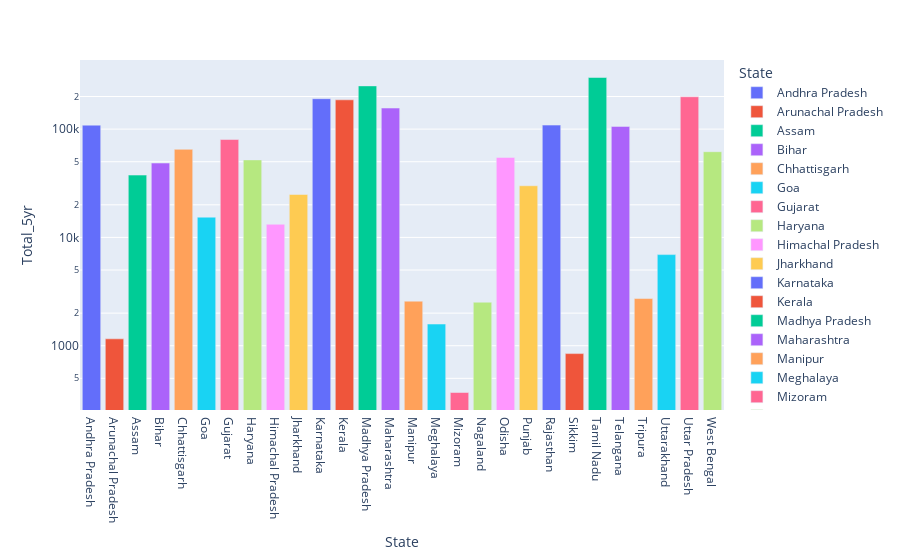

Notebook cell for this chart:
### Markdown cell above
## bar graph for all states analysis

### Code cell
df_states_plot = df_states.reset_index()
df_states_plot.rename(columns={'index': 'State'}, inplace=True)
px.bar(df_states_plot, x='State' , y='Total_5yr' , color='State',log_y=True)

### Figure 1 — Plotly figure (JSON) as saved in the notebook; plotly's stock layout.template omitted (floating-point values rounded to 4 significant figures)
{"data": [{"hovertemplate": "State=%{x}<br>Total_5yr=%{y}<extra></extra>", "legendgroup": "Andhra Pradesh", "marker": {"color": "#636efa", "pattern": {"shape": ""}}, "name": "Andhra Pradesh", "orientation": "v", "showlegend": true, "textposition": "auto", "type": "bar", "x": ["Andhra Pradesh"], "xaxis": "x", "y": [108781], "yaxis": "y"}, {"hovertemplate": "State=%{x}<br>Total_5yr=%{y}<extra></extra>", "legendgroup": "Arunachal Pradesh", "marker": {"color": "#EF553B", "pattern": {"shape": ""}}, "name": "Arunachal Pradesh", "orientation": "v", "showlegend": true, "textposition": "auto", "type": "bar", "x": ["Arunachal Pradesh"], "xaxis": "x", "y": [1158], "yaxis": "y"}, {"hovertemplate": "State=%{x}<br>Total_5yr=%{y}<extra></extra>", "legendgroup": "Assam", "marker": {"color": "#00cc96", "pattern": {"shape": ""}}, "name": "Assam", "orientation": "v", "showlegend": true, "textposition": "auto", "type": "bar", "x": ["Assam"], "xaxis": "x", "y": [37627], "yaxis": "y"}, {"hovertemplate": "State=%{x}<br>Total_5yr=%{y}<extra></extra>", "legendgroup": "Bihar", "marker": {"color": "#ab63fa", "pattern": {"shape": ""}}, "name": "Bihar", "orientation": "v", "showlegend": true, "textposition": "auto", "type": "bar", "x": ["Bihar"], "xaxis": "x", "y": [48600], "yaxis": "y"}, {"hovertemplate": "State=%{x}<br>Total_5yr=%{y}<extra></extra>", "legendgroup": "Chhattisgarh", "marker": {"color": "#FFA15A", "pattern": {"shape": ""}}, "name": "Chhattisgarh", "orientation": "v", "showlegend": true, "textposition": "auto", "type": "bar", "x": ["Chhattisgarh"], "xaxis": "x", "y": [65073], "yaxis": "y"}, {"hovertemplate": "State=%{x}<br>Total_5yr=%{y}<extra></extra>", "legendgroup": "Goa", "marker": {"color": "#19d3f3", "pattern": {"shape": ""}}, "name": "Goa", "orientation": "v", "showlegend": true, "textposition": "auto", "type": "bar", "x": ["Goa"], "xaxis": "x", "y": [15384], "yaxis": "y"}, {"hovertemplate": "State=%{x}<br>Total_5yr=%{y}<extra></extra>", "legendgroup": "Gujarat", "marker": {"color": "#FF6692", "pattern": {"shape": ""}}, "name": "Gujarat", "orientation": "v", "showlegend": true, "textposition": "auto", "type": "bar", "x": ["Gujarat"], "xaxis": "x", "y": [80150], "yaxis": "y"}, {"hovertemplate": "State=%{x}<br>Total_5yr=%{y}<extra></extra>", "legendgroup": "Haryana", "marker": {"color": "#B6E880", "pattern": {"shape": ""}}, "name": "Haryana", "orientation": "v", "showlegend": true, "textposition": "auto", "type": "bar", "x": ["Haryana"], "xaxis": "x", "y": [51975], "yaxis": "y"}, {"hovertemplate": "State=%{x}<br>Total_5yr=%{y}<extra></extra>", "legendgroup": "Himachal Pradesh", "marker": {"color": "#FF97FF", "pattern": {"shape": ""}}, "name": "Himachal Pradesh", "orientation": "v", "showlegend": true, "textposition": "auto", "type": "bar", "x": ["Himachal Pradesh"], "xaxis": "x", "y": [13223], "yaxis": "y"}, {"hovertemplate": "State=%{x}<br>Total_5yr=%{y}<extra></extra>", "legendgroup": "Jharkhand", "marker": {"color": "#FECB52", "pattern": {"shape": ""}}, "name": "Jharkhand", "orientation": "v", "showlegend": true, "textposition": "auto", "type": "bar", "x": ["Jharkhand"], "xaxis": "x", "y": [24919], "yaxis": "y"}, {"hovertemplate": "State=%{x}<br>Total_5yr=%{y}<extra></extra>", "legendgroup": "Karnataka", "marker": {"color": "#636efa", "pattern": {"shape": ""}}, "name": "Karnataka", "orientation": "v", "showlegend": true, "textposition": "auto", "type": "bar", "x": ["Karnataka"], "xaxis": "x", "y": [190952], "yaxis": "y"}, {"hovertemplate": "State=%{x}<br>Total_5yr=%{y}<extra></extra>", "legendgroup": "Kerala", "marker": {"color": "#EF553B", "pattern": {"shape": ""}}, "name": "Kerala", "orientation": "v", "showlegend": true, "textposition": "auto", "type": "bar", "x": ["Kerala"], "xaxis": "x", "y": [186375], "yaxis": "y"}, {"hovertemplate": "State=%{x}<br>Total_5yr=%{y}<extra></extra>", "legendgroup": "Madhya Pradesh", "marker": {"color": "#00cc96", "pattern": {"shape": ""}}, "name": "Madhya Pradesh", "orientation": "v", "showlegend": true, "textposition": "auto", "type": "bar", "x": ["Madhya Pradesh"], "xaxis": "x", "y": [250641], "yaxis": "y"}, {"hovertemplate": "State=%{x}<br>Total_5yr=%{y}<extra></extra>", "legendgroup": "Maharashtra", "marker": {"color": "#ab63fa", "pattern": {"shape": ""}}, "name": "Maharashtra", "orientation": "v", "showlegend": true, "textposition": "auto", "type": "bar", "x": ["Maharashtra"], "xaxis": "x", "y": [156473], "yaxis": "y"}, {"hovertemplate": "State=%{x}<br>Total_5yr=%{y}<extra></extra>", "legendgroup": "Manipur", "marker": {"color": "#FFA15A", "pattern": {"shape": ""}}, "name": "Manipur", "orientation": "v", "showlegend": true, "textposition": "auto", "type": "bar", "x": ["Manipur"], "xaxis": "x", "y": [2579], "yaxis": "y"}, {"hovertemplate": "State=%{x}<br>Total_5yr=%{y}<extra></extra>", "legendgroup": "Meghalaya", "marker": {"color": "#19d3f3", "pattern": {"shape": ""}}, "name": "Meghalaya", "orientation": "v", "showlegend": true, "textposition": "auto", "type": "bar", "x": ["Meghalaya"], "xaxis": "x", "y": [1586], "yaxis": "y"}, {"hovertemplate": "State=%{x}<br>Total_5yr=%{y}<extra></extra>", "legendgroup": "Mizoram", "marker": {"color": "#FF6692", "pattern": {"shape": ""}}, "name": "Mizoram", "orientation": "v", "showlegend": true, "textposition": "auto", "type": "bar", "x": ["Mizoram"], "xaxis": "x", "y": [370], "yaxis": "y"}, {"hovertemplate": "State=%{x}<br>Total_5yr=%{y}<extra></extra>", "legendgroup": "Nagaland", "marker": {"color": "#B6E880", "pattern": {"shape": ""}}, "name": "Nagaland", "orientation": "v", "showlegend": true, "textposition": "auto", "type": "bar", "x": ["Nagaland"], "xaxis": "x", "y": [2523], "yaxis": "y"}, {"hovertemplate": "State=%{x}<br>Total_5yr=%{y}<extra></extra>", "legendgroup": "Odisha", "marker": {"color": "#FF97FF", "pattern": {"shape": ""}}, "name": "Odisha", "orientation": "v", "showlegend": true, "textposition": "auto", "type": "bar", "x": ["Odisha"], "xaxis": "x", "y": [54789], "yaxis": "y"}, {"hovertemplate": "State=%{x}<br>Total_5yr=%{y}<extra></extra>", "legendgroup": "Punjab", "marker": {"color": "#FECB52", "pattern": {"shape": ""}}, "name": "Punjab", "orientation": "v", "showlegend": true, "textposition": "auto", "type": "bar", "x": ["Punjab"], "xaxis": "x", "y": [29988], "yaxis": "y"}, {"hovertemplate": "State=%{x}<br>Total_5yr=%{y}<extra></extra>", "legendgroup": "Rajasthan", "marker": {"color": "#636efa", "pattern": {"shape": ""}}, "name": "Rajasthan", "orientation": "v", "showlegend": true, "textposition": "auto", "type": "bar", "x": ["Rajasthan"], "xaxis": "x", "y": [108902], "yaxis": "y"}, {"hovertemplate": "State=%{x}<br>Total_5yr=%{y}<extra></extra>", "legendgroup": "Sikkim", "marker": {"color": "#EF553B", "pattern": {"shape": ""}}, "name": "Sikkim", "orientation": "v", "showlegend": true, "textposition": "auto", "type": "bar", "x": ["Sikkim"], "xaxis": "x", "y": [846], "yaxis": "y"}, {"hovertemplate": "State=%{x}<br>Total_5yr=%{y}<extra></extra>", "legendgroup": "Tamil Nadu", "marker": {"color": "#00cc96", "pattern": {"shape": ""}}, "name": "Tamil Nadu", "orientation": "v", "showlegend": true, "textposition": "auto", "type": "bar", "x": ["Tamil Nadu"], "xaxis": "x", "y": [299595], "yaxis": "y"}, {"hovertemplate": "State=%{x}<br>Total_5yr=%{y}<extra></extra>", "legendgroup": "Telangana", "marker": {"color": "#ab63fa", "pattern": {"shape": ""}}, "name": "Telangana", "orientation": "v", "showlegend": true, "textposition": "auto", "type": "bar", "x": ["Telangana"], "xaxis": "x", "y": [105906], "yaxis": "y"}, {"hovertemplate": "State=%{x}<br>Total_5yr=%{y}<extra></extra>", "legendgroup": "Tripura", "marker": {"color": "#FFA15A", "pattern": {"shape": ""}}, "name": "Tripura", "orientation": "v", "showlegend": true, "textposition": "auto", "type": "bar", "x": ["Tripura"], "xaxis": "x", "y": [2727], "yaxis": "y"}, {"hovertemplate": "State=%{x}<br>Total_5yr=%{y}<extra></extra>", "legendgroup": "Uttarakhand", "marker": {"color": "#19d3f3", "pattern": {"shape": ""}}, "name": "Uttarakhand", "orientation": "v", "showlegend": true, "textposition": "auto", "type": "bar", "x": ["Uttarakhand"], "xaxis": "x", "y": [6940], "yaxis": "y"}, {"hovertemplate": "State=%{x}<br>Total_5yr=%{y}<extra></extra>", "legendgroup": "Uttar Pradesh", "marker": {"color": "#FF6692", "pattern": {"shape": ""}}, "name": "Uttar Pradesh", "orientation": "v", "showlegend": true, "textposition": "auto", "type": "bar", "x": ["Uttar Pradesh"], "xaxis": "x", "y": [198858], "yaxis": "y"}, {"hovertemplate": "State=%{x}<br>Total_5yr=%{y}<extra></extra>", "legendgroup": "West Bengal", "marker": {"color": "#B6E880", "pattern": {"shape": ""}}, "name": "West Bengal", "orientation": "v", "showlegend": true, "textposition": "auto", "type": "bar", "x": ["West Bengal"], "xaxis": "x", "y": [61849], "yaxis": "y"}], "layout": {"barmode": "relative", "legend": {"title": {"text": "State"}, "tracegroupgap": 0}, "margin": {"t": 60}, "xaxis": {"anchor": "y", "categoryarray": ["Andhra Pradesh", "Arunachal Pradesh", "Assam", "Bihar", "Chhattisgarh", "Goa", "Gujarat", "Haryana", "Himachal Pradesh", "Jharkhand", "Karnataka", "Kerala", "Madhya Pradesh", "Maharashtra", "Manipur", "Meghalaya", "Mizoram", "Nagaland", "Odisha", "Punjab", "Rajasthan", "Sikkim", "Tamil Nadu", "Telangana", "Tripura", "Uttarakhand", "Uttar Pradesh", "West Bengal"], "categoryorder": "array", "domain": [0, 1], "title": {"text": "State"}}, "yaxis": {"anchor": "x", "domain": [0, 1], "title": {"text": "Total_5yr"}, "type": "log"}}}
